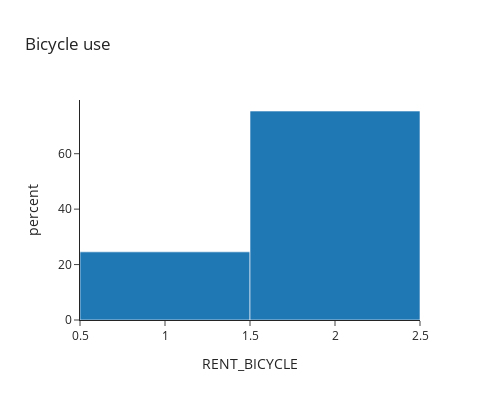

Notebook code cell kept with this figure:
### Markdown cell above
Among people using it for either Access or Egress, if access distance is within 0.5 km then 75% of them are willing to use it for egress only

### Code cell
df1=df.loc[(df['ACCESS_DIS_B']==1)]
df1=df1.loc[(df1['RENT_BICYCLE']==1) | (df1['RENT_BICYCLE'] ==2)]
print(df1.shape)
print(df1['TOTAL_TIME'].describe())
px.histogram(data_frame=df1,x='RENT_BICYCLE',histnorm='percent',width=500, height=400, template="simple_white",category_orders={"RENT_BICYCLE":["Access only","Egress only"]},title='Bicycle use')

### Figure 1 — Plotly figure (JSON) as saved in the notebook; plotly's stock layout.template omitted (floating-point values rounded to 4 significant figures; data arrays with more than 128 entries replaced by an {"elided": "..."} marker saying what was removed)
{"data": [{"alignmentgroup": "True", "bingroup": "x", "histnorm": "percent", "hovertemplate": "RENT_BICYCLE=%{x}<br>percent=%{y}<extra></extra>", "legendgroup": "", "marker": {"color": "#1F77B4", "pattern": {"shape": ""}}, "name": "", "offsetgroup": "", "orientation": "v", "showlegend": false, "type": "histogram", "x": {"elided": "183 int values"}, "xaxis": "x", "yaxis": "y"}], "layout": {"barmode": "relative", "height": 400, "legend": {"tracegroupgap": 0}, "title": {"text": "Bicycle use"}, "width": 500, "xaxis": {"anchor": "y", "categoryarray": ["Access only", "Egress only"], "categoryorder": "array", "domain": [0, 1], "title": {"text": "RENT_BICYCLE"}}, "yaxis": {"anchor": "x", "domain": [0, 1], "title": {"text": "percent"}}}}
